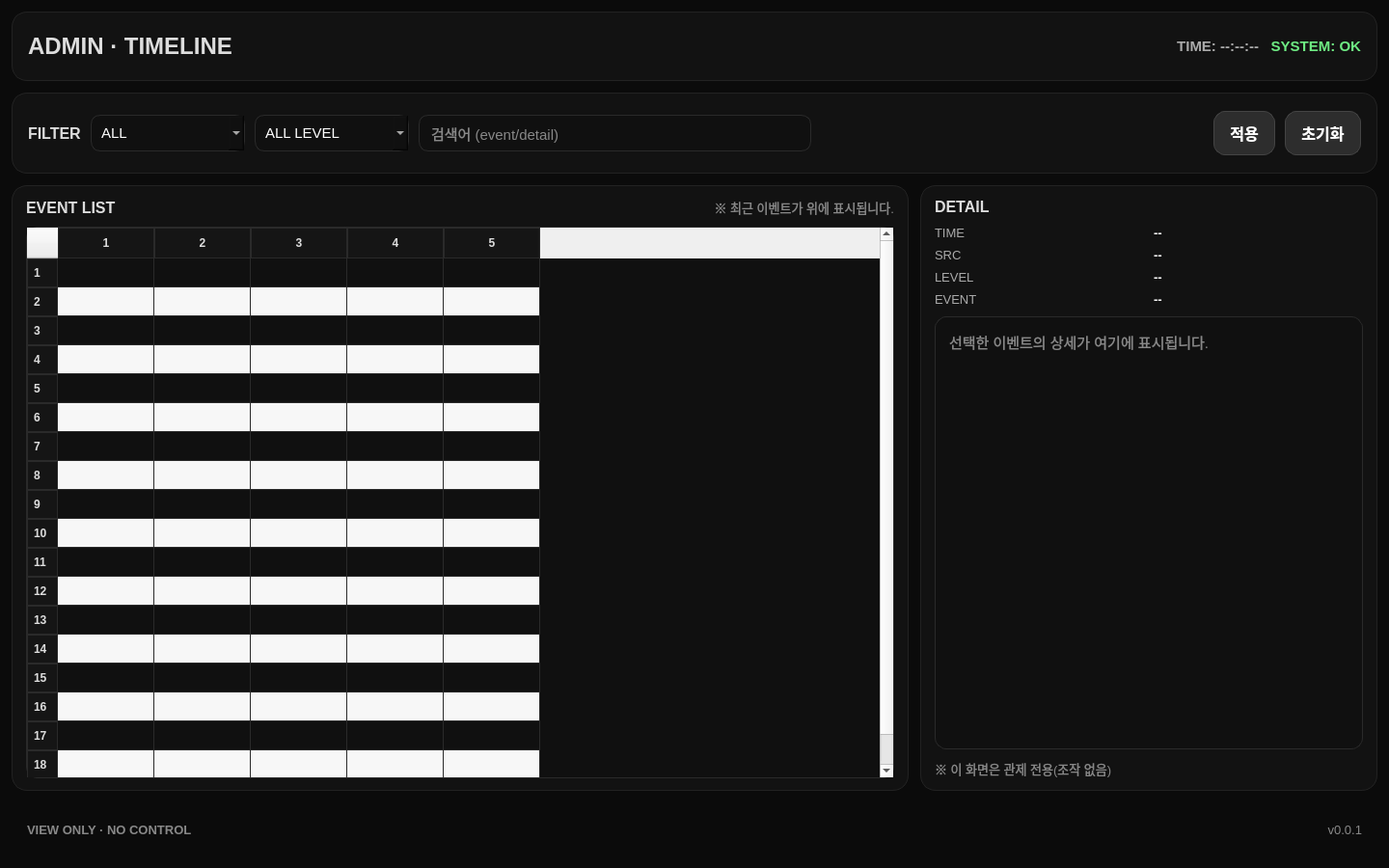
<?xml version="1.0" encoding="UTF-8"?>
<ui version="4.0">
 <class>Form</class>
 <widget class="QWidget" name="Form">
  <property name="geometry">
   <rect>
    <x>0</x>
    <y>0</y>
    <width>1440</width>
    <height>900</height>
   </rect>
  </property>
  <property name="windowTitle">
   <string>Admin TIMELINE</string>
  </property>
  <property name="styleSheet">
   <string notr="true">
        QWidget#Form { background-color: #0B0B0B; }
        QLabel { color: #FFFFFF; }

        QFrame#panel_header,
        QFrame#panel_filter,
        QFrame#panel_table,
        QFrame#panel_detail {
          background-color: #121212;
          border: 1px solid #222222;
          border-radius: 16px;
        }

        QLabel.title {
          font-size: 18pt;
          font-weight: bold;
          color: #DDDDDD;
        }

        QLabel.subtle {
          color: #888888;
          font-size: 10pt;
        }

        QLineEdit, QComboBox, QDateTimeEdit {
          background-color: #101010;
          color: #FFFFFF;
          border: 1px solid #2A2A2A;
          border-radius: 10px;
          padding: 8px 10px;
          font-size: 11pt;
        }

        QPushButton {
          background-color: #2D2D2D;
          color: #FFFFFF;
          border: 1px solid #444444;
          border-radius: 12px;
          padding: 10px 16px;
          font-size: 12pt;
          font-weight: bold;
        }
        QPushButton:hover { background-color: #3A3A3A; }
        QPushButton:pressed { background-color: #1F1F1F; }
        QPushButton:disabled { color: #888888; background-color: #1F1F1F; }

        QTableWidget {
          background-color: #101010;
          color: #FFFFFF;
          gridline-color: #2A2A2A;
          border: 1px solid #2A2A2A;
          border-radius: 12px;
        }
        QHeaderView::section {
          background-color: #151515;
          color: #DDDDDD;
          border: 1px solid #2A2A2A;
          padding: 6px;
          font-weight: bold;
        }

        QTextEdit {
          background-color: #101010;
          color: #FFFFFF;
          border: 1px solid #2A2A2A;
          border-radius: 12px;
          padding: 10px;
          font-size: 11pt;
        }
      </string>
  </property>
  <layout class="QVBoxLayout" name="layout_root">
   <property name="spacing">
    <number>12</number>
   </property>
   <property name="leftMargin">
    <number>12</number>
   </property>
   <property name="topMargin">
    <number>12</number>
   </property>
   <property name="rightMargin">
    <number>12</number>
   </property>
   <property name="bottomMargin">
    <number>12</number>
   </property>
   <item>
    <widget class="QFrame" name="panel_header">
     <property name="minimumSize">
      <size>
       <width>0</width>
       <height>72</height>
      </size>
     </property>
     <layout class="QHBoxLayout" name="layout_header">
      <property name="spacing">
       <number>12</number>
      </property>
      <property name="leftMargin">
       <number>16</number>
      </property>
      <property name="topMargin">
       <number>10</number>
      </property>
      <property name="rightMargin">
       <number>16</number>
      </property>
      <property name="bottomMargin">
       <number>10</number>
      </property>
      <item>
       <widget class="QLabel" name="lbl_title">
        <property name="styleSheet">
         <string notr="true">font-size: 18pt; font-weight: bold; color: #DDDDDD;</string>
        </property>
        <property name="text">
         <string>ADMIN · TIMELINE</string>
        </property>
       </widget>
      </item>
      <item>
       <spacer name="spacer_header_mid">
        <property name="orientation">
         <enum>Qt::Horizontal</enum>
        </property>
        <property name="sizeHint" stdset="0">
         <size>
          <width>40</width>
          <height>20</height>
         </size>
        </property>
       </spacer>
      </item>
      <item>
       <widget class="QLabel" name="lbl_clock">
        <property name="styleSheet">
         <string notr="true">color:#AAAAAA; font-size: 11pt; font-weight: bold;</string>
        </property>
        <property name="text">
         <string>TIME: --:--:--</string>
        </property>
        <property name="alignment">
         <set>Qt::AlignRight|Qt::AlignTrailing|Qt::AlignVCenter</set>
        </property>
       </widget>
      </item>
      <item>
       <widget class="QLabel" name="lbl_system_health">
        <property name="styleSheet">
         <string notr="true">color:#6EEB83; font-size: 11pt; font-weight: bold;</string>
        </property>
        <property name="text">
         <string>SYSTEM: OK</string>
        </property>
        <property name="alignment">
         <set>Qt::AlignRight|Qt::AlignTrailing|Qt::AlignVCenter</set>
        </property>
       </widget>
      </item>
     </layout>
    </widget>
   </item>
   <item>
    <widget class="QFrame" name="panel_filter">
     <property name="minimumSize">
      <size>
       <width>0</width>
       <height>84</height>
      </size>
     </property>
     <layout class="QHBoxLayout" name="layout_filter">
      <property name="spacing">
       <number>10</number>
      </property>
      <property name="leftMargin">
       <number>16</number>
      </property>
      <property name="topMargin">
       <number>12</number>
      </property>
      <property name="rightMargin">
       <number>16</number>
      </property>
      <property name="bottomMargin">
       <number>12</number>
      </property>
      <item>
       <widget class="QLabel" name="lbl_filter_hint">
        <property name="styleSheet">
         <string notr="true">font-size: 12pt; font-weight: bold; color:#DDDDDD;</string>
        </property>
        <property name="text">
         <string>FILTER</string>
        </property>
       </widget>
      </item>
      <item>
       <widget class="QComboBox" name="cb_source">
        <property name="minimumSize">
         <size>
          <width>160</width>
          <height>0</height>
         </size>
        </property>
        <property name="toolTip">
         <string>로봇/소스 필터</string>
        </property>
        <item>
         <property name="text">
          <string>ALL</string>
         </property>
        </item>
        <item>
         <property name="text">
          <string>TASHOBOT-1</string>
         </property>
        </item>
        <item>
         <property name="text">
          <string>TASHOBOT-2</string>
         </property>
        </item>
        <item>
         <property name="text">
          <string>CHARM</string>
         </property>
        </item>
       </widget>
      </item>
      <item>
       <widget class="QComboBox" name="cb_level">
        <property name="minimumSize">
         <size>
          <width>160</width>
          <height>0</height>
         </size>
        </property>
        <property name="toolTip">
         <string>심각도 필터</string>
        </property>
        <item>
         <property name="text">
          <string>ALL LEVEL</string>
         </property>
        </item>
        <item>
         <property name="text">
          <string>INFO</string>
         </property>
        </item>
        <item>
         <property name="text">
          <string>WARN</string>
         </property>
        </item>
        <item>
         <property name="text">
          <string>ERROR</string>
         </property>
        </item>
       </widget>
      </item>
      <item>
       <widget class="QLineEdit" name="edit_search">
        <property name="minimumSize">
         <size>
          <width>360</width>
          <height>0</height>
         </size>
        </property>
        <property name="placeholderText">
         <string>검색어 (event/detail)</string>
        </property>
       </widget>
      </item>
      <item>
       <spacer name="spacer_filter_mid">
        <property name="orientation">
         <enum>Qt::Horizontal</enum>
        </property>
        <property name="sizeHint" stdset="0">
         <size>
          <width>40</width>
          <height>20</height>
         </size>
        </property>
       </spacer>
      </item>
      <item>
       <widget class="QPushButton" name="btn_apply">
        <property name="text">
         <string>적용</string>
        </property>
       </widget>
      </item>
      <item>
       <widget class="QPushButton" name="btn_clear">
        <property name="text">
         <string>초기화</string>
        </property>
       </widget>
      </item>
     </layout>
    </widget>
   </item>
   <item>
    <layout class="QHBoxLayout" name="layout_mid">
     <property name="spacing">
      <number>12</number>
     </property>
     <item>
      <widget class="QFrame" name="panel_table">
       <layout class="QVBoxLayout" name="layout_table">
        <property name="spacing">
         <number>10</number>
        </property>
        <property name="leftMargin">
         <number>14</number>
        </property>
        <property name="topMargin">
         <number>12</number>
        </property>
        <property name="rightMargin">
         <number>14</number>
        </property>
        <property name="bottomMargin">
         <number>12</number>
        </property>
        <item>
         <layout class="QHBoxLayout" name="layout_table_header">
          <item>
           <widget class="QLabel" name="lbl_table_title">
            <property name="styleSheet">
             <string notr="true">font-size: 12pt; font-weight: bold; color:#DDDDDD;</string>
            </property>
            <property name="text">
             <string>EVENT LIST</string>
            </property>
           </widget>
          </item>
          <item>
           <spacer name="spacer_table_header">
            <property name="orientation">
             <enum>Qt::Horizontal</enum>
            </property>
            <property name="sizeHint" stdset="0">
             <size>
              <width>40</width>
              <height>20</height>
             </size>
            </property>
           </spacer>
          </item>
          <item>
           <widget class="QLabel" name="lbl_table_hint">
            <property name="styleSheet">
             <string notr="true">color:#888888; font-size:10pt;</string>
            </property>
            <property name="text">
             <string>※ 최근 이벤트가 위에 표시됩니다.</string>
            </property>
            <property name="alignment">
             <set>Qt::AlignRight|Qt::AlignTrailing|Qt::AlignVCenter</set>
            </property>
           </widget>
          </item>
         </layout>
        </item>
        <item>
         <widget class="QTableWidget" name="table_timeline">
          <property name="minimumSize">
           <size>
            <width>900</width>
            <height>0</height>
           </size>
          </property>
          <property name="editTriggers">
           <set>QAbstractItemView::NoEditTriggers</set>
          </property>
          <property name="alternatingRowColors">
           <bool>true</bool>
          </property>
          <property name="selectionMode">
           <enum>QAbstractItemView::SingleSelection</enum>
          </property>
          <property name="selectionBehavior">
           <enum>QAbstractItemView::SelectRows</enum>
          </property>
          <property name="showGrid">
           <bool>true</bool>
          </property>
          <property name="rowCount">
           <number>18</number>
          </property>
          <property name="columnCount">
           <number>5</number>
          </property>
          <property name="horizontalHeaderLabels" stdset="0">
           <stringlist>
            <string>TIME</string>
            <string>SRC</string>
            <string>LEVEL</string>
            <string>EVENT</string>
            <string>DETAIL</string>
           </stringlist>
          </property>
          <row/>
          <row/>
          <row/>
          <row/>
          <row/>
          <row/>
          <row/>
          <row/>
          <row/>
          <row/>
          <row/>
          <row/>
          <row/>
          <row/>
          <row/>
          <row/>
          <row/>
          <row/>
          <column/>
          <column/>
          <column/>
          <column/>
          <column/>
         </widget>
        </item>
       </layout>
      </widget>
     </item>
     <item>
      <widget class="QFrame" name="panel_detail">
       <property name="minimumSize">
        <size>
         <width>420</width>
         <height>0</height>
        </size>
       </property>
       <layout class="QVBoxLayout" name="layout_detail">
        <property name="spacing">
         <number>10</number>
        </property>
        <property name="leftMargin">
         <number>14</number>
        </property>
        <property name="topMargin">
         <number>12</number>
        </property>
        <property name="rightMargin">
         <number>14</number>
        </property>
        <property name="bottomMargin">
         <number>12</number>
        </property>
        <item>
         <widget class="QLabel" name="lbl_detail_title">
          <property name="styleSheet">
           <string notr="true">font-size: 12pt; font-weight: bold; color:#DDDDDD;</string>
          </property>
          <property name="text">
           <string>DETAIL</string>
          </property>
         </widget>
        </item>
        <item>
         <layout class="QGridLayout" name="grid_detail_kv">
          <property name="horizontalSpacing">
           <number>10</number>
          </property>
          <property name="verticalSpacing">
           <number>8</number>
          </property>
          <item row="0" column="0">
           <widget class="QLabel" name="lbl_d_time_key">
            <property name="styleSheet">
             <string notr="true">color:#AAAAAA; font-size:10pt;</string>
            </property>
            <property name="text">
             <string>TIME</string>
            </property>
           </widget>
          </item>
          <item row="0" column="1">
           <widget class="QLabel" name="lbl_d_time_val">
            <property name="styleSheet">
             <string notr="true">font-size:10pt; font-weight:bold;</string>
            </property>
            <property name="text">
             <string>--</string>
            </property>
           </widget>
          </item>
          <item row="1" column="0">
           <widget class="QLabel" name="lbl_d_src_key">
            <property name="styleSheet">
             <string notr="true">color:#AAAAAA; font-size:10pt;</string>
            </property>
            <property name="text">
             <string>SRC</string>
            </property>
           </widget>
          </item>
          <item row="1" column="1">
           <widget class="QLabel" name="lbl_d_src_val">
            <property name="styleSheet">
             <string notr="true">font-size:10pt; font-weight:bold;</string>
            </property>
            <property name="text">
             <string>--</string>
            </property>
           </widget>
          </item>
          <item row="2" column="0">
           <widget class="QLabel" name="lbl_d_level_key">
            <property name="styleSheet">
             <string notr="true">color:#AAAAAA; font-size:10pt;</string>
            </property>
            <property name="text">
             <string>LEVEL</string>
            </property>
           </widget>
          </item>
          <item row="2" column="1">
           <widget class="QLabel" name="lbl_d_level_val">
            <property name="styleSheet">
             <string notr="true">font-size:10pt; font-weight:bold;</string>
            </property>
            <property name="text">
             <string>--</string>
            </property>
           </widget>
          </item>
          <item row="3" column="0">
           <widget class="QLabel" name="lbl_d_event_key">
            <property name="styleSheet">
             <string notr="true">color:#AAAAAA; font-size:10pt;</string>
            </property>
            <property name="text">
             <string>EVENT</string>
            </property>
           </widget>
          </item>
          <item row="3" column="1">
           <widget class="QLabel" name="lbl_d_event_val">
            <property name="styleSheet">
             <string notr="true">font-size:10pt; font-weight:bold;</string>
            </property>
            <property name="text">
             <string>--</string>
            </property>
           </widget>
          </item>
         </layout>
        </item>
        <item>
         <widget class="QTextEdit" name="text_detail">
          <property name="readOnly">
           <bool>true</bool>
          </property>
          <property name="placeholderText">
           <string>선택한 이벤트의 상세가 여기에 표시됩니다.</string>
          </property>
         </widget>
        </item>
        <item>
         <widget class="QLabel" name="lbl_detail_hint">
          <property name="styleSheet">
           <string notr="true">color:#888888; font-size:10pt;</string>
          </property>
          <property name="text">
           <string>※ 이 화면은 관제 전용(조작 없음)</string>
          </property>
         </widget>
        </item>
       </layout>
      </widget>
     </item>
    </layout>
   </item>
   <item>
    <widget class="QFrame" name="panel_footer">
     <property name="minimumSize">
      <size>
       <width>0</width>
       <height>56</height>
      </size>
     </property>
     <layout class="QHBoxLayout" name="layout_footer">
      <property name="spacing">
       <number>12</number>
      </property>
      <property name="leftMargin">
       <number>16</number>
      </property>
      <property name="topMargin">
       <number>10</number>
      </property>
      <property name="rightMargin">
       <number>16</number>
      </property>
      <property name="bottomMargin">
       <number>10</number>
      </property>
      <item>
       <widget class="QLabel" name="lbl_footer_left">
        <property name="styleSheet">
         <string notr="true">color:#888888; font-size:10pt; font-weight:bold;</string>
        </property>
        <property name="text">
         <string>VIEW ONLY · NO CONTROL</string>
        </property>
       </widget>
      </item>
      <item>
       <spacer name="spacer_footer_mid">
        <property name="orientation">
         <enum>Qt::Horizontal</enum>
        </property>
        <property name="sizeHint" stdset="0">
         <size>
          <width>40</width>
          <height>20</height>
         </size>
        </property>
       </spacer>
      </item>
      <item>
       <widget class="QLabel" name="lbl_footer_right">
        <property name="styleSheet">
         <string notr="true">color:#888888; font-size:10pt;</string>
        </property>
        <property name="text">
         <string>v0.0.1</string>
        </property>
        <property name="alignment">
         <set>Qt::AlignRight|Qt::AlignTrailing|Qt::AlignVCenter</set>
        </property>
       </widget>
      </item>
     </layout>
    </widget>
   </item>
  </layout>
 </widget>
 <resources/>
 <connections/>
</ui>
